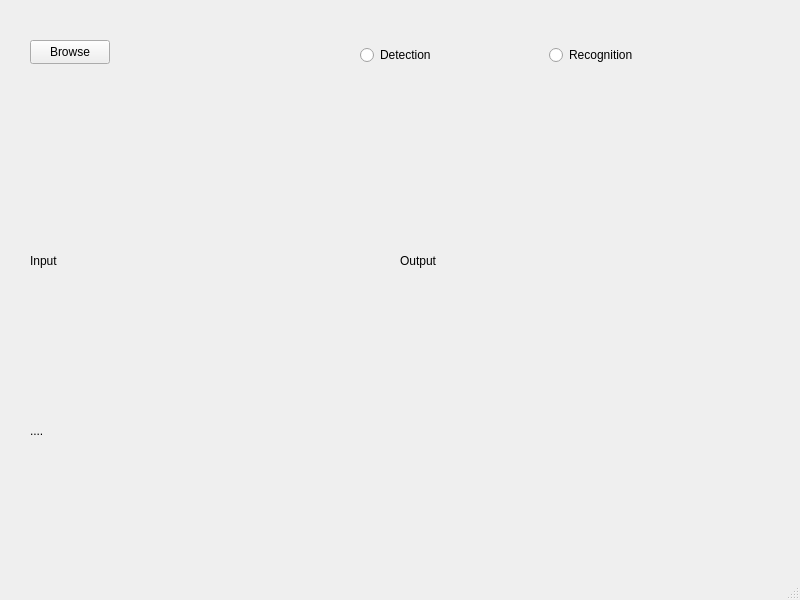
<?xml version="1.0" encoding="UTF-8"?>
<ui version="4.0">
 <class>MainWindow</class>
 <widget class="QMainWindow" name="MainWindow">
  <property name="geometry">
   <rect>
    <x>0</x>
    <y>0</y>
    <width>800</width>
    <height>600</height>
   </rect>
  </property>
  <property name="windowTitle">
   <string>MainWindow</string>
  </property>
  <widget class="QWidget" name="centralwidget">
   <widget class="QLabel" name="inputImg">
    <property name="geometry">
     <rect>
      <x>30</x>
      <y>110</y>
      <width>321</width>
      <height>301</height>
     </rect>
    </property>
    <property name="text">
     <string>Input</string>
    </property>
   </widget>
   <widget class="QLabel" name="outputImg">
    <property name="geometry">
     <rect>
      <x>400</x>
      <y>110</y>
      <width>321</width>
      <height>301</height>
     </rect>
    </property>
    <property name="text">
     <string>Output</string>
    </property>
   </widget>
   <widget class="QPushButton" name="input_btn">
    <property name="geometry">
     <rect>
      <x>30</x>
      <y>40</y>
      <width>80</width>
      <height>24</height>
     </rect>
    </property>
    <property name="text">
     <string>Browse</string>
    </property>
   </widget>
   <widget class="QWidget" name="horizontalLayoutWidget">
    <property name="geometry">
     <rect>
      <x>360</x>
      <y>20</y>
      <width>371</width>
      <height>71</height>
     </rect>
    </property>
    <layout class="QHBoxLayout" name="horizontalLayout">
     <item>
      <widget class="QRadioButton" name="detect">
       <property name="text">
        <string>Detection</string>
       </property>
      </widget>
     </item>
     <item>
      <widget class="QRadioButton" name="recoginition">
       <property name="text">
        <string>Recognition</string>
       </property>
      </widget>
     </item>
    </layout>
   </widget>
   <widget class="QLabel" name="outputName">
    <property name="geometry">
     <rect>
      <x>30</x>
      <y>410</y>
      <width>559</width>
      <height>41</height>
     </rect>
    </property>
    <property name="text">
     <string>....</string>
    </property>
   </widget>
  </widget>
  <widget class="QMenuBar" name="menubar">
   <property name="geometry">
    <rect>
     <x>0</x>
     <y>0</y>
     <width>800</width>
     <height>21</height>
    </rect>
   </property>
  </widget>
  <widget class="QStatusBar" name="statusbar"/>
 </widget>
 <resources/>
 <connections/>
</ui>
